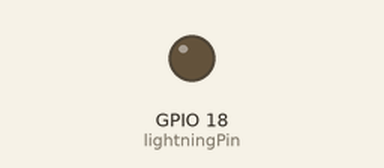
Recording of a program running on a simulated Raspberry Pi (BCM pin numbers). Shown: output pins drawn as LEDs (lit = HIGH). At 40.0 s the program stops and its outputs stay as they are.

Above: at 1.0 s.
At 3.0 s:
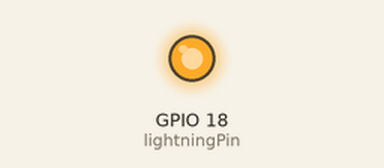
Timing chart, 0 to 5.2 s (numbered marks = the images above):
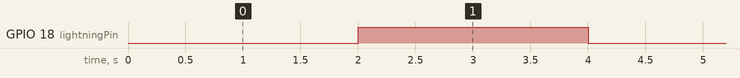

The program:

hilotest.py
```python
#This is a simple HIGH LOW test file, not part of the project, just a sanity check file


import RPi.GPIO as GPIO
import time

lightningPin = 18 #GPIO18
GPIO.setmode(GPIO.BCM)
GPIO.setup(lightningPin, GPIO.OUT)

time.sleep(2)
GPIO.output(lightningPin, 1)
time.sleep(2)
GPIO.output(lightningPin, 0)
time.sleep(2)
GPIO.output(lightningPin, 1)
time.sleep(2)
GPIO.output(lightningPin, 0)
time.sleep(2)
GPIO.output(lightningPin, 1)
time.sleep(2)
GPIO.output(lightningPin, 0)
time.sleep(2)
GPIO.output(lightningPin, 1)
time.sleep(2)
GPIO.output(lightningPin, 0)
time.sleep(2)
GPIO.output(lightningPin, 1)
time.sleep(2)
GPIO.output(lightningPin, 0)
time.sleep(2)
GPIO.output(lightningPin, 1)
time.sleep(2)
GPIO.output(lightningPin, 0)
time.sleep(2)
GPIO.output(lightningPin, 1)
time.sleep(2)
GPIO.output(lightningPin, 0)
time.sleep(2)
GPIO.output(lightningPin, 1)
time.sleep(2)
GPIO.output(lightningPin, 0)
time.sleep(2)
GPIO.output(lightningPin, 1)
time.sleep(2)
GPIO.output(lightningPin, 0)
time.sleep(2)
GPIO.output(lightningPin, 1)
time.sleep(2)
GPIO.output(lightningPin, 0)
```

Measured:
- by itself, GPIO 18 (lightningPin): alternates HIGH for 2.0 s and LOW for 2.0 s
